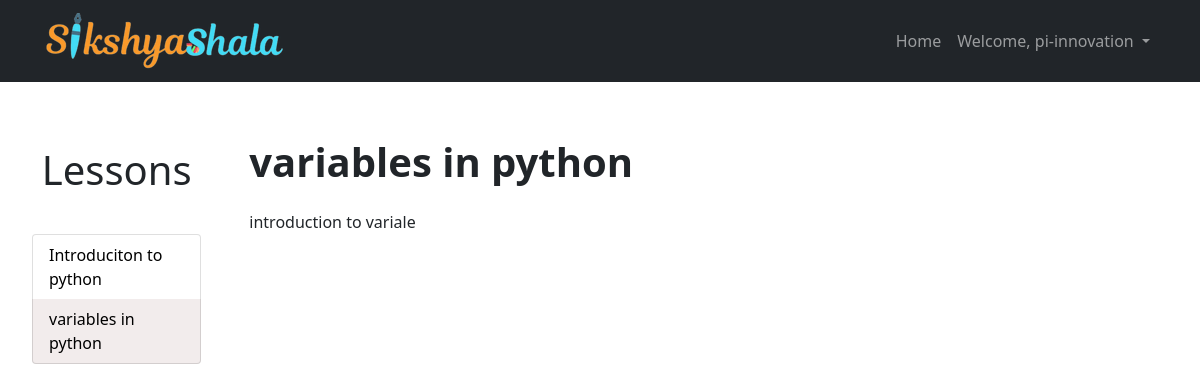
The page /course/python?lecture=2 (signed in) on the database its author committed.
### cmsapp/models.py (models this page shows)
class lessons(models.Model):
    title = models.CharField(max_length= 200)
    Course = models.ForeignKey(Course,on_delete = models.CASCADE)
    body = RichTextUploadingField(blank = True,null = True)
    created = models.DateTimeField(auto_now_add = True)
    lesson_number = models.IntegerField(null = False,default = 1)
    id = models.AutoField(primary_key = True,null = False)
    def __str__(self):
        return self.title

### cmsapp/views.py (the view)
# urls.py: path('course/<str:slug>',views.course,name ='course'),
@login_required(login_url = 'login')
def course(request,slug):
    try:
        courses = Course.objects.get(slug = slug)
    except courses.DoesNotExist:
        courses = None
    lesson_number = request.GET.get('lecture')
    if lesson_number is None:
        lesson_number = 1
    try:
        lesson = lessons.objects.get(lesson_number = lesson_number,Course = courses)
    except lessons.DoesNotExist:
        lesson = None
    return render(request,'cmsapp/course.html',{'courses':courses,'lesson':lesson,'lessonnumber':lesson_number})

### cmsapp/templates/cmsapp/course.html (shortened to what this page needs)
{%extends 'base.html'%}
{%block content%}
{%if lesson%}
<div class="container-fluid " style="max-height:100px">
    <div class="row my-2 mx-2">
        <div class="col-lg-2 my-5">
            <h1 class="my-2 text-center">Lessons</h1>
            <br>
            <ul class="list-group my-2">
                {%for lessons in courses.lessons_set.all%}
                <li class="list-group-item  {%if lessons == lesson%} active-video {%endif%} ">
                    <a href="?lecture={{lessons.lesson_number}}" style="text-decoration:none; color: black;">
                        {{lessons}}</a>
                </li>
                {%endfor%}
            </ul>
        </div>
        <div class="col">
            <div class="container mt-5">
                <div class="row">
                    <div class="col-sm-8">
                        <article>
                            <header class="mb-4">
                                <h1 class="fw-bolder mb-1">{{lesson.title}}</h1>
                            </header>
                            <section class="mb-5">
                                <p class="fs-5 mb-4">{{lesson.body|safe}}</p>
                            </section>
                        </article>
                    </div>
                </div>
            </div>
            {%else%}
            <div class="alert alert-secondary my-5" role="alert">
                <h3 class="px-5 text-center">Thank you for visiting!! The course will be available soon</h1>
            </div>
            {%endif%}
{%endblock content%}

### templates/base.html (shortened to what this page needs)
{%load static%}
<!DOCTYPE html>
<html lang="en">
    <head>
        <link href="ckeditor/plugins/codesnippet/lib/highlight/styles/default.css" rel="stylesheet">
        <link rel="stylesheet" href="https://cdn.jsdelivr.net/npm/bootstrap@4.1.3/dist/css/bootstrap.min.css">
        <link href="{%static 'css/styles.css'%}" rel="stylesheet" />
        <link rel="stylesheet"
        href="//cdn.jsdelivr.net/gh/highlightjs/cdn-release@11.7.0/build/styles/default.min.css">
    </head>
    <body>
        <nav class="navbar navbar-expand-lg navbar-dark bg-dark">
            <div class="container">
                <a class="navbar-brand" href="{%url 'home'%}"><img src="{%static 'img/sikshyasala.png'%}" alt=""></a>
                <div class="collapse navbar-collapse" id="navbarSupportedContent">
                    <ul class="navbar-nav ms-auto mb-2 mb-lg-0">
                      {%if request.user.is_authenticated %}
                        <li class="nav-item"><a class="nav-link" href="{%url 'home'%}">Home</a></li>
                        <li class="nav-item dropdown">
                          <a class="nav-link dropdown-toggle" href="#" id="navbarDropdownMenuLink" data-toggle="dropdown" aria-haspopup="true" aria-expanded="false">
                            Welcome, {{request.user}}
                          </a>
                        </li>
                      {%else%}
                        <li class="nav-item"><a class="nav-link" href="{%url 'register'%}">Sign Up</a></li>
                        <li class="nav-item"><a class="nav-link" href="{%url 'login'%}">log in</a></li>
                      {%endif%}
                    </ul>
                </div>
            </div>
        </nav>
        {%block content%}{%endblock content%}
<link rel="stylesheet"
      href="//cdnjs.cloudflare.com/ajax/libs/highlight.js/11.6.0/styles/default.min.css">
</body>
</html>

### templates/base.html (style rules this page uses)
html,body { height: 100%; }

### cmsapp/templates/cmsapp/course.html (style rules this page uses)
.active-video { background-color: rgb(242, 236, 236); }

### rows shown on the page
lessons: title "Introduciton to python"
lessons: title "variables in python", body "introduction to variale"

### other values the page prints
{{ request.user }} "pi-innovation"
